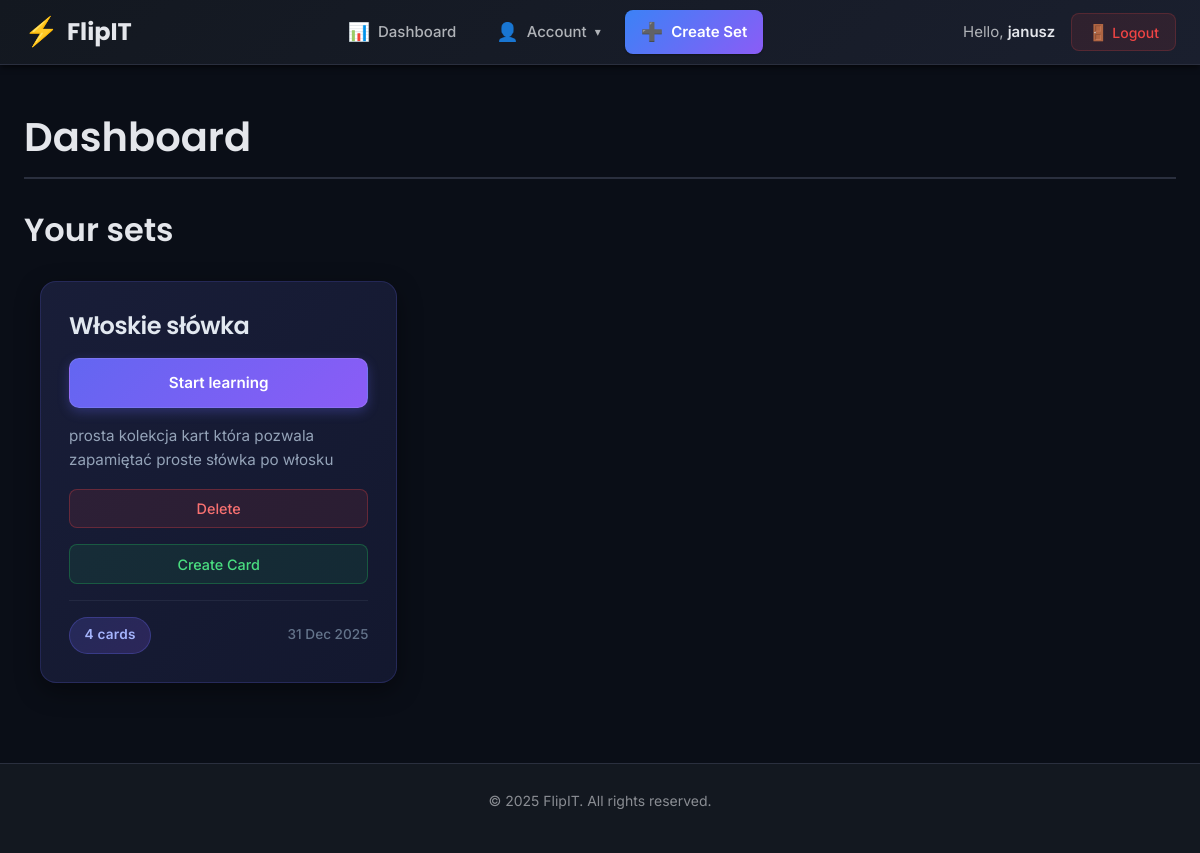
Screenshot of /account/ (signed in) with the database file from the repository.
### sets/models.py (models this page shows, shortened)
class Set(models.Model):
    owner=models.ForeignKey(
        User,
        on_delete=models.CASCADE,
        related_name='sets'
    )
    name = models.CharField(max_length=255, unique=True)
    description = models.CharField(blank=True)
    created_at = models.DateTimeField(auto_now_add=True)
    sessions_count = models.PositiveIntegerField(default=0, editable=False)
    @property
    def cards_count(self):
        return self.cards.count()

### account/views.py (the view)
# urls.py: path('', dashboard, name='dashboard'),
@login_required
def dashboard(request):
    sets = Set.objects.filter(owner=request.user)
    return render(
        request,
        'account/dashboard.html',
        {
            'section': 'dashboard',
            'sets': sets
        }
    )

### account/templates/account/dashboard.html (shortened to what this page needs)
{% extends "base.html" %}
{% block content %}
  <h1>Dashboard</h1>
  <h2>Your sets</h2>
  {% include 'sets/sets_plates.html' %}
{% endblock %}

### account/templates/base.html (shortened to what this page needs)
{% load static %}
<!DOCTYPE html>
<html lang="en">
<head>
  <link href="{% static "css/base.css" %}" rel="stylesheet">
</head>
<body>
  <header id="header" class="header">
    <div class="header-container">
      <a href="{% url 'dashboard' %}" class="logo">
        <span class="logo-icon">⚡</span>
        <span class="logo-text">FlipIT</span>
      </a>
      {% if request.user.is_authenticated %}
        <nav class="menu" id="mainNav">
          <ul class="menu-list">
            <li class="menu-item">
              <a href="{% url "dashboard" %}" class="menu-link">
                <span class="menu-icon">📊</span>
                <span>Dashboard</span>
              </a>
            </li>
            <li class="menu-item {% if section == "account" %}selected{% endif %}">
              <button class="menu-link dropdown-trigger" data-dropdown="accountDropdown" type="button">
                <span class="menu-icon">👤</span>
                <span>Account</span>
                <span class="dropdown-arrow">▾</span>
              </button>
            </li>
            <li class="menu-item">
              <a href="{% url 'sets:set_create' %}" class="menu-link btn-primary">
                <span class="menu-icon">➕</span>
                <span>Create Set</span>
              </a>
            </li>
          </ul>
        </nav>
      {% endif %}
      <div class="user-section">
        {% if request.user.is_authenticated %}
          <span class="user-greeting">
            Hello, <strong>{{ request.user.first_name|default:request.user.username }}</strong>
          </span>
          <form action="{% url "logout" %}" method="post" class="logout-form">
            <button type="submit" class="btn-logout">
              <span class="logout-icon">🚪</span>
              <span>Logout</span>
            </button>
          </form>
        {% else %}
          <a href="{% url "login" %}" class="btn-login">Log in</a>
        {% endif %}
      </div>
    </div>
  </header>
  <main id="content" class="content">
    {% block content %}
    {% endblock %}
  </main>
  <footer class="footer">
    <div class="footer-container">
      <p class="footer-text">&copy; 2025 FlipIT. All rights reserved.</p>
    </div>
  </footer>
</body>
</html>

### sets/templates/sets/sets_plates.html (shortened to what this page needs)
{% load static %}
<head>
  <link href="{% static "styles/sets_styles.css" %}" rel="stylesheet">
</head>
{% block content %}
  {% if sets %}
  <div id="sets-container">
    <ul class="sets-grid">
      {% for set in sets %}
        <li class="set-card">
          <div class="set-content">
            <h3 class="set-title">{{ set.name }}</h3>
            <a href="{% url 'learn_sessions:start' set.id %}">
              Start learning
            </a>
            <p class="set-description">{{ set.description|default:"No description" }}</p>
            <div class="delete_set">
              <form method="post"
                  action="{% url 'sets:delete' set.id %}"
                  onsubmit="return confirm('Are you sure you want to permanently remove the {{ set.name }} set?');">
                <button type="submit">Delete</button>
              </form>
            </div>
            <div class="create_card">
              <form method="post" action="{% url 'sets:create' set.id %}">
                <button type="submit">Create Card</button>
              </form>
            </div>
            <div class="set-footer">
              <span class="card-count">{{ set.cards_count }} cards</span>
              <small class="set-date">{{ set.created_at|date:"d M Y" }}</small>
            </div>
          </div>
        </li>
      {% endfor %}
    </ul>
  </div>
  {% else %}
    <p class="empty-state">You don't have any sets yet.</p>
  {% endif %}
{% endblock content %}

### sets/static/styles/sets_styles.css (style rules this page uses)
#sets-container { margin: 2rem auto; max-width: 1400px; padding: 0 1rem; animation: fadeIn 0.6s ease-out; }
.sets-grid { list-style: none; padding: 0; margin: 0; display: grid; grid-template-columns: repeat(auto-fill, minmax(320px, 1fr)); gap: 1.5rem; }
.set-card { background: linear-gradient(135deg, rgba(26, 31, 58, 0.95) 0%, rgba(20, 25, 48, 0.95) 100%); border-radius: 16px; box-shadow: 0 8px 24px rgba(0, 0, 0, 0.4); border: 1px solid rgba(99, 102, 241, 0.2); transition: all 0.3s cubic-bezier(0.4, 0, 0.2, 1); position: relative; overflow: hidden; }
.set-card::before { content: ""; position: absolute; top: 0; left: 0; right: 0; height: 3px; background: linear-gradient(90deg, #6366f1, #8b5cf6, #ec4899); opacity: 0; transition: opacity 0.3s ease; }
.set-content { padding: 1.75rem; height: 100%; display: flex; flex-direction: column; gap: 1rem; }
.set-title { margin: 0; font-size: 1.5rem; color: #e2e8f0; font-weight: 600; font-family: "Poppins", sans-serif; line-height: 1.3; letter-spacing: -0.02em; }
.set-content > a { display: inline-flex; align-items: center; justify-content: center; padding: 0.75rem 1.5rem; background: linear-gradient(135deg, #6366f1 0%, #8b5cf6 100%); color: white; text-decoration: none; border-radius: 10px; font-weight: 600; font-size: 0.95rem; transition: all 0.3s ease; box-shadow: 0 4px 12px rgba(99, 102, 241, 0.3); border: 1px solid rgba(255, 255, 255, 0.1); }
.set-description { margin: 0; color: #94a3b8; line-height: 1.6; flex-grow: 1; font-size: 0.95rem; }
.delete_set, .create_card { margin: 0; }
.delete_set form, .create_card form { margin: 0; }
.delete_set button, .create_card button { width: 100%; padding: 0.65rem 1.25rem; border-radius: 8px; font-weight: 500; font-size: 0.9rem; cursor: pointer; transition: all 0.3s ease; border: 1px solid; font-family: "Inter", sans-serif; }
.create_card button { background: rgba(34, 197, 94, 0.1); color: #4ade80; border-color: rgba(34, 197, 94, 0.3); }
.delete_set button { background: rgba(239, 68, 68, 0.1); color: #f87171; border-color: rgba(239, 68, 68, 0.3); }
.set-footer { display: flex; justify-content: space-between; align-items: center; padding-top: 1rem; border-top: 1px solid rgba(148, 163, 184, 0.1); margin-top: auto; }
.card-count { background: linear-gradient(135deg, rgba(99, 102, 241, 0.2) 0%, rgba(139, 92, 246, 0.2) 100%); color: #a5b4fc; padding: 0.4rem 0.9rem; border-radius: 20px; font-size: 0.85rem; font-weight: 600; border: 1px solid rgba(99, 102, 241, 0.3); letter-spacing: 0.02em; }
.set-date { color: #64748b; font-size: 0.85rem; font-weight: 500; }
.set-card { animation: slideIn 0.5s ease-out backwards; }
.set-card:nth-child(1) { animation-delay: 0.05s; }

### rows the page displays
Set: name "Włoskie słówka", description "prosta kolekcja kart która pozwala zapamiętać proste słówka po włosku", cards_count "4", created_at "31 Dec 2025"

### other values shown
{{ request.user.first_name|default:request.user.username }} "janusz"
